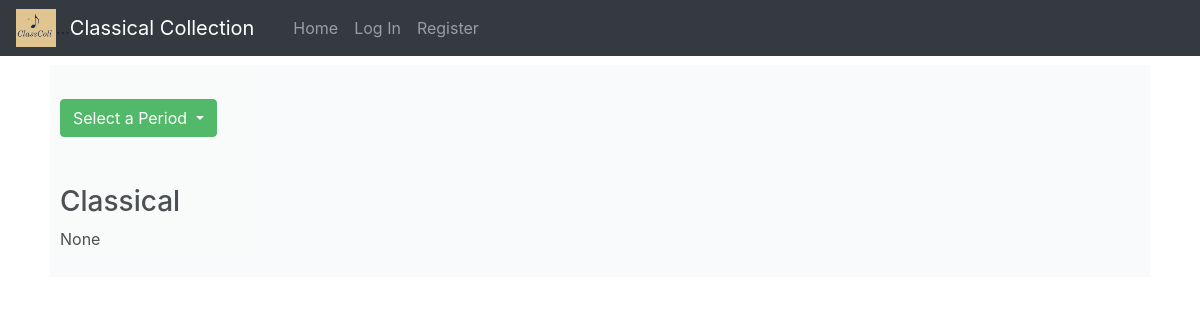
Page /period/Classical on the earlier database version.
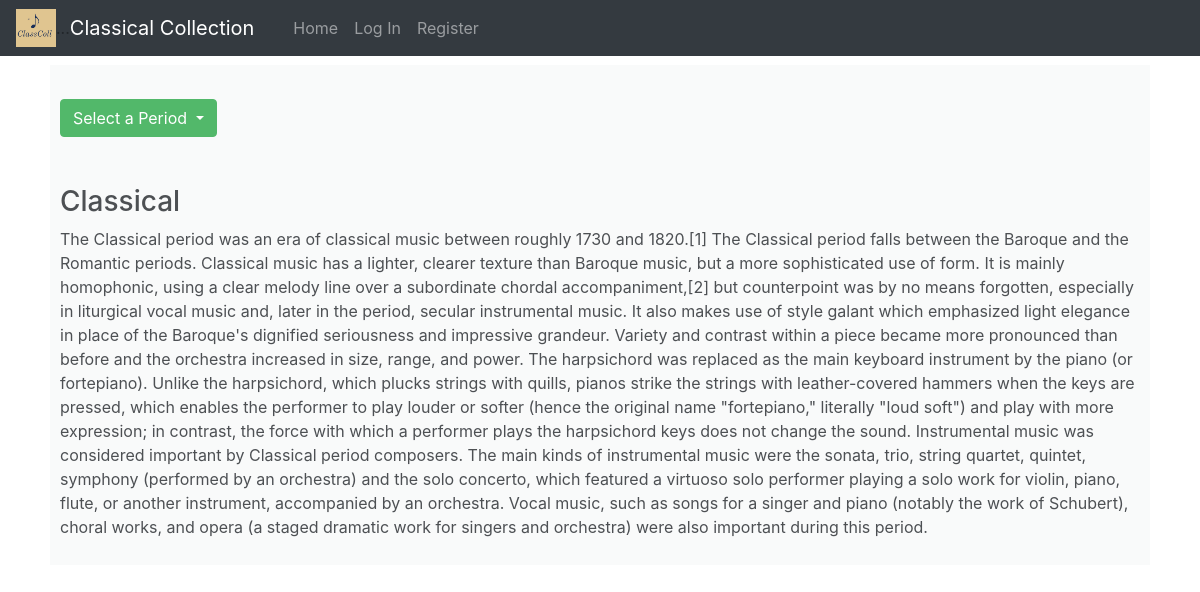
Same page on the later database version.
### classcoll/models.py (models this page shows, shortened)
class Period(models.Model):
    era = models.CharField(max_length=50)
    description = models.TextField(null=True)

### classcoll/views/Attributes.py (the view)
# urls.py: path('period/<str:name>', Attributes.period, name="period"),
def period(request, name):
    target = Period.objects.filter(era=name).first()
    if target is None:
        return render(request, ERROR_FILE)
    else:
        return render(request, PERIOD_FILE, {
            'periods': Period.objects.all(),
            'target': target
        })

### classcoll/templates/classcoll/period.html (shortened to what this page needs)
{% extends "classcoll/layout.html" %}
{% load static %}
{% block body %}
    <div class="bg-light my-background">
        <br>
        <div class="dropdown">
            <button class="btn btn-success dropdown-toggle" type="button" id="sortBy" data-bs-toggle="dropdown" aria-expanded="false">
                Select a Period
            </button>
        </div>
        <br>
        <br>
        <h3>{{ target.era }}</h3>
        <div>
            <p>{{target.description}}</p>
        </div>
    </div>
{% endblock %}

Differences in the rows shown:
changed Period "Classical": description "None" → "The Classical period was an era of classical music between roughly 1730 and 1820.[1] The Classical period falls between the Baroque and the Romantic periods. Classical music has a lighter, clearer texture than Baroque music, but a more sophisticated use of form. It is mainly homophonic, using a clear melody line over a subordinate chordal accompaniment,[2] but counterpoint was by no means forgotten, especially in liturgical vocal music and, later in the period, secular instrumental music. It also makes use of style galant which emphasized light elegance in place of the Baroque's dignified seriousness and impressive grandeur. Variety and contrast within a piece became more pronounced than…"
